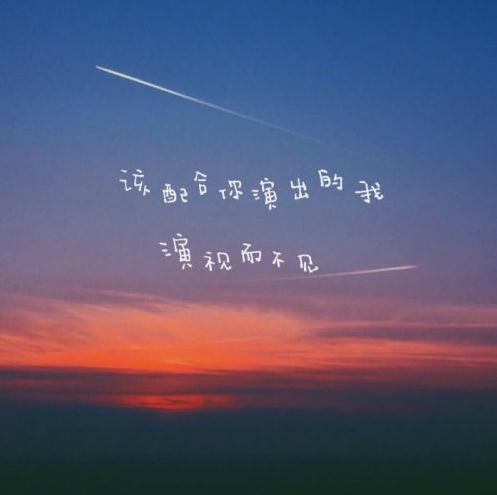
#> input picture OpenCV/1.jpg, 497 x 495 px
$ python Bitwise_operation.py
#> lines starting #> are read from the running program, lines starting #| are printed output that depends on the picture; after the words box and inside, x2 and y2 are one past the last pixel; in counts of white or black regions, pixels touching at a corner belong together
import cv2
import numpy as np
#按位运算操作有:AND,OR,NOT,XOR...
img1=cv2.imread('1.jpg')
#> img1 is the input picture: shape (495, 497, 3); mean B, G, R 116.4, 87.8, 88.3
img2=cv2.imread('2.jpg')
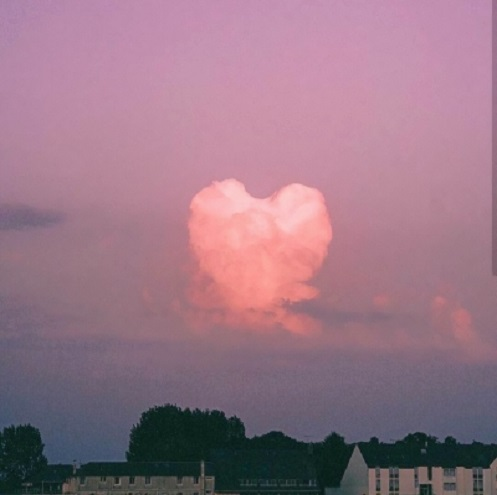
#> input picture OpenCV/2.jpg, 497 x 495 px
#> img2 is the input picture: shape (495, 497, 3); mean B, G, R 134.4, 117.9, 152.8

rows,cols,channels=img2.shape
#> rows = 495; cols = 497; channels = 3
roi=img1[0:rows,0:cols]

img2gray=cv2.cvtColor(img2,cv2.COLOR_BGR2GRAY)
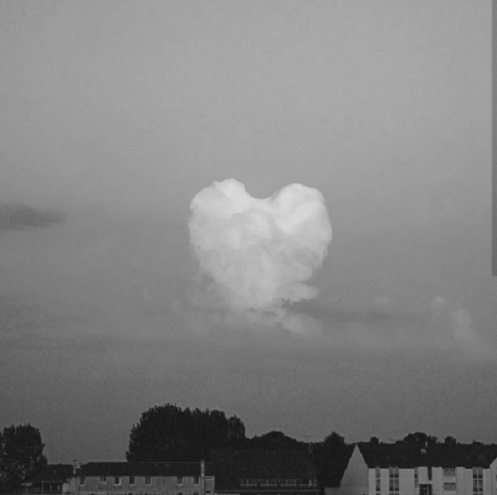
#> img2gray: shape (495, 497); min 19, max 218, mean 130.2
#cv2.threshold阈值处理 参数：源图片，阈值0-255，填充色0-255，阈值类型
ret,mask=cv2.threshold(img2gray,175,255,cv2.THRESH_BINARY)
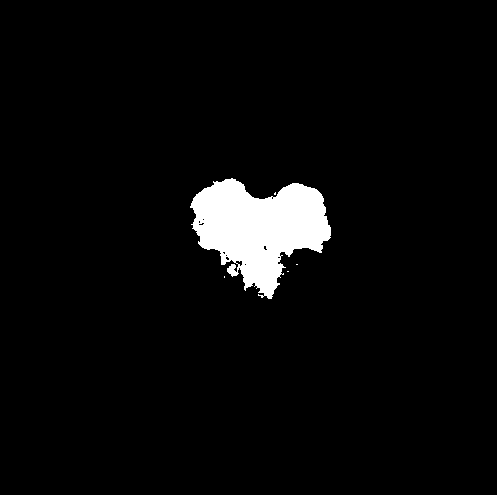
#> mask: shape (495, 497); 4.1% white; 5 white regions (4 under 20 px), largest, box (x1, y1, x2, y2) and area: (190, 178, 331, 299) 9985
mask_inv=cv2.bitwise_not(mask)

img1_bg=cv2.bitwise_and(roi,roi,mask=mask)
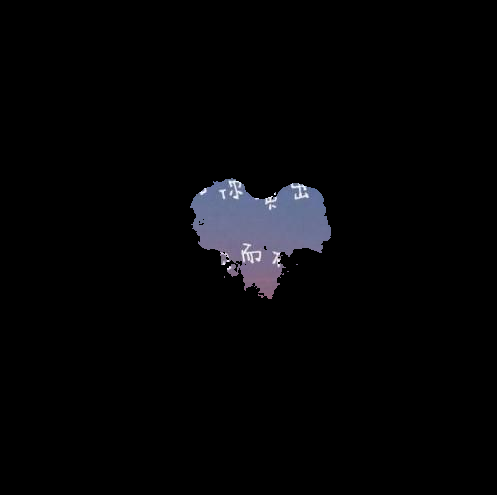
#> img1_bg: shape (495, 497, 3); mean B, G, R 6.2, 4.9, 4.8
img2_fg=cv2.bitwise_and(img2,img2,mask=mask_inv)
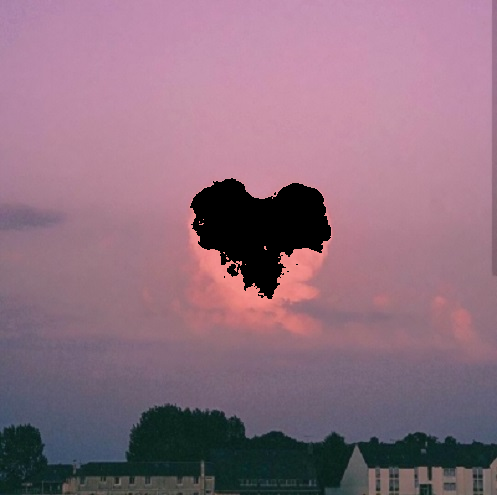
#> img2_fg: shape (495, 497, 3); mean B, G, R 127.5, 111, 142.7

dst=cv2.add(img1_bg,img2_fg)
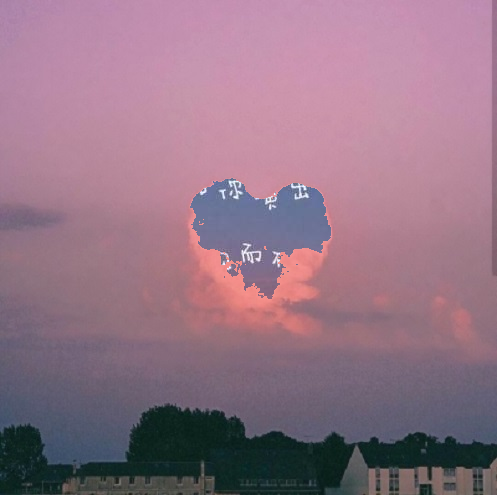
#> dst: shape (495, 497, 3); mean B, G, R 133.7, 115.9, 147.6
img1[0:rows,0:cols]=dst
cv2.imshow('res',img1)
cv2.waitKey(0)
cv2.destroyAllWindows()
